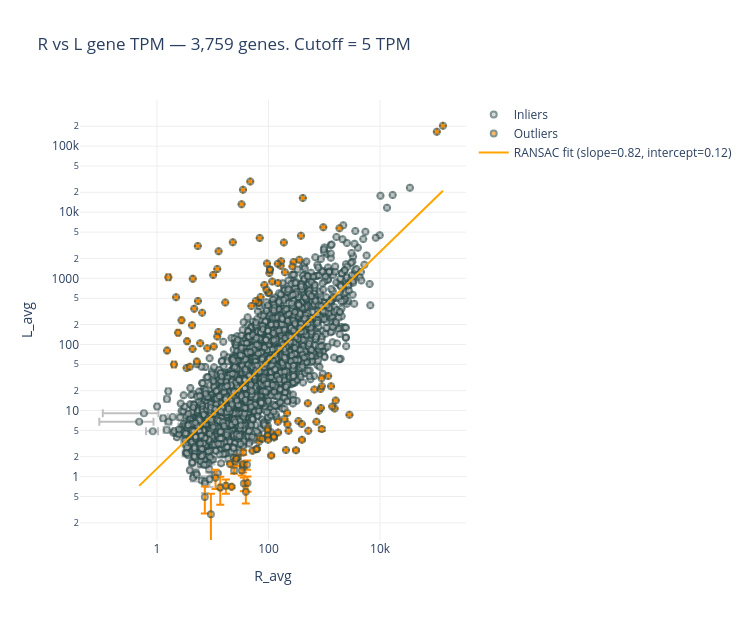

The notebook cell saved with this chart:
### Markdown cell above
# Plotting with plotly

### Code cell
# Convert fit line back to linear scale for plotly
line_X_linear = 10**x_fit
line_y_linear = 10**y_fit

inliers  = df[inlier_mask]
outliers = df[outlier_mask]

fig = go.Figure()

# Inliers
fig.add_trace(go.Scatter(
    x=inliers[x_name], y=inliers[y_name],
    error_x=dict(type='data', array=inliers[x_error].values, visible=True),
    error_y=dict(type='data', array=inliers[y_error].values, visible=True),
    mode='markers',
    marker=dict(size=6, color='silver', opacity=0.6,
                line=dict(width=2, color='DarkSlateGrey')),
    name='Inliers',
    customdata=inliers[['Name', 'gene_id', 'Product', 'Chr', x_name, y_name]].values,
    hovertemplate=(
        "<b>%{customdata[0]}</b><br>"
        "gene_id: %{customdata[1]}<br>"
        "Product: %{customdata[2]}<br>"
        "Chr: %{customdata[3]}<br>"
        f"{x_name}: " + "%{customdata[4]:.2f}<br>"
        f"{y_name}: " + "%{customdata[5]:.2f}<extra></extra>"
    )
))

# Outliers
fig.add_trace(go.Scatter(
    x=outliers[x_name], y=outliers[y_name],
    error_x=dict(type='data', array=outliers[x_error].values, visible=True),
    error_y=dict(type='data', array=outliers[y_error].values, visible=True),
    mode='markers',
    marker=dict(size=6, color='darkorange', opacity=0.6,
                line=dict(width=2, color='DarkSlateGrey')),
    name='Outliers',
    customdata=outliers[['Name', 'gene_id', 'Product', 'Chr', x_name, y_name]].values,
    hovertemplate=(
        "<b>%{customdata[0]}</b><br>"
        "gene_id: %{customdata[1]}<br>"
        "Product: %{customdata[2]}<br>"
        "Chr: %{customdata[3]}<br>"
        f"{x_name}: " + "%{customdata[4]:.2f}<br>"
        f"{y_name}: " + "%{customdata[5]:.2f}<extra></extra>"
    )
))

# RANSAC fit line
fig.add_trace(go.Scatter(
    x=line_X_linear, y=line_y_linear,
    mode='lines',
    line=dict(color='orange', width=2),
    name=f'RANSAC fit (slope={slope:.2f}, intercept={intercept:.2f})'
))

fig.update_layout(
    width=750, height=620,
    plot_bgcolor='white',
    title=f"R vs L gene TPM — {len(df):,} genes. Cutoff = {cutoff} TPM",
    xaxis=dict(type='log', showgrid=True, gridcolor='#eeeeee', title=x_name),
    yaxis=dict(type='log', showgrid=True, gridcolor='#eeeeee', title=y_name),
)

fig.show()
fig.write_html("scatter_wt_vs_lim.html")
print("Saved: scatter_wt_vs_lim.html")

### Figure 1 — Plotly figure (JSON) as saved in the notebook; plotly's stock layout.template omitted (floating-point values rounded to 4 significant figures; data arrays with more than 128 entries replaced by an {"elided": "..."} marker saying what was removed)
{"data": [{"customdata": {"elided": "3637x6 mixed values"}, "error_x": {"array": {"elided": "3637 float values"}, "type": "data", "visible": true}, "error_y": {"array": {"elided": "3637 float values"}, "type": "data", "visible": true}, "hovertemplate": "<b>%{customdata[0]}</b><br>gene_id: %{customdata[1]}<br>Product: %{customdata[2]}<br>Chr: %{customdata[3]}<br>R_avg: %{customdata[4]:.2f}<br>L_avg: %{customdata[5]:.2f}<extra></extra>", "marker": {"color": "silver", "line": {"color": "DarkSlateGrey", "width": 2}, "opacity": 0.6, "size": 6}, "mode": "markers", "name": "Inliers", "type": "scatter", "x": {"elided": "3637 float values"}, "y": {"elided": "3637 float values"}}, {"customdata": {"elided": "122x6 mixed values"}, "error_x": {"array": [0.2502, 0.2415, 0.03204, 0.03024, 0.03529, 0.0005918, 0.0302, 0.003026, 0.0765, 0.2442, 0.01776, 0.009205, 0.08741, 0.07029, 0.01174, 0.02449, 0.04418, 0.04667, 0.0003482, 0.5797, 0.1513, 0.1617, 0.165, 0.1521, 0.02869, 0.01646, 0.07896, 0.04902, 0.02536, 0.05863, 0.3575, 0.05036, 0.007011, 0.1087, 0.1102, 0.1169, 0.008056, 0.124, 0.00649, 0.09167, 0.034, 0.05836, 0.08824, 0.02958, 0.04037, 0.02998, 0.06422, 0.06266, 0.1179, 0.5582, 0.544, 0.1144, 0.04945, 0.0651, 0.1238, 0.1277, 0.003337, 0.01697, 0.04876, 0.1468, 0.05528, 0.05384, 0.1202, 0.1155, 0.207, 0.2129, 0.207, 0.01069, 0.08486, 0.1069, 0.02928, 0.00469, 0.5869, 0.591, 0.6057, 0.5873, 0.5638, 0.5766, 0.5873, 0.602, 0.5943, 0.6049, 0.6072, 0.5938, 0.009798, 0.03989, 0.05033, 0.0859, 0.003249, 0.5112, 0.1224, 0.1416, 0.04324, 0.04364, 0.02072, 0.1214, 0.04605, 0.1572, 0.03392, 0.00864, 0.05078, 0.1225, 0.1438, 0.02123, 0.1236, 0.05622, 0.005709, 0.07147, 0.01803, 0.05028, 0.01538, 0.02038, 0.03798, 0.09155, 0.5675, 0.5786, 0.08869, 0.03168, 0.02974, 0.02485, 0.1987, 0.02088], "type": "data", "visible": true}, "error_y": {"array": [0.3202, 0.3063, 0.009455, 0.02665, 0.00434, 0.02433, 0.1078, 0.02078, 0.003542, 0.0324, 0.02698, 0.02515, 0.05425, 0.2512, 0.1227, 0.1875, 0.02788, 0.01753, 0.009122, 0.09611, 0.1374, 0.06105, 0.06624, 0.07796, 0.03225, 0.1738, 0.05727, 0.004246, 0.002027, 0.04392, 0.09935, 0.2041, 0.0428, 0.1564, 0.08329, 0.184, 0.07668, 0.05436, 0.01744, 0.06168, 0.1376, 0.009248, 0.04418, 0.05907, 0.1122, 0.04892, 0.002296, 0.311, 0.01525, 0.1118, 0.009024, 0.01477, 0.004875, 0.009768, 0.01892, 0.006163, 0.07246, 0.09978, 0.04662, 0.01779, 0.01995, 0.05107, 0.05483, 0.239, 0.02229, 0.03705, 0.06358, 0.003151, 0.1972, 0.05049, 0.05712, 0.06057, 0.1008, 0.1875, 0.2, 0.311, 0.176, 0.02456, 0.2094, 0.02643, 0.06254, 0.1214, 0.1119, 0.08648, 0.1134, 0.1038, 0.01783, 0.006008, 0.02401, 0.001205, 0.07708, 0.01217, 0.05609, 0.05794, 0.1361, 0.2795, 0.05578, 0.03326, 0.1048, 0.04642, 0.0428, 0.09542, 0.0364, 0.01742, 0.0343, 0.03092, 0.06892, 0.06143, 0.01875, 0.0006586, 0.2177, 0.01972, 0.01202, 0.04938, 0.02887, 0.06105, 0.2388, 0.00855, 0.0187, 0.06231, 0.06139, 0.238], "type": "data", "visible": true}, "hovertemplate": "<b>%{customdata[0]}</b><br>gene_id: %{customdata[1]}<br>Product: %{customdata[2]}<br>Chr: %{customdata[3]}<br>R_avg: %{customdata[4]:.2f}<br>L_avg: %{customdata[5]:.2f}<extra></extra>", "marker": {"color": "darkorange", "line": {"color": "DarkSlateGrey", "width": 2}, "opacity": 0.6, "size": 6}, "mode": "markers", "name": "Outliers", "type": "scatter", "x": [900.6, 859.9, 103.7, 663.4, 344.1, 110.0, 3.407, 6.462, 516.2, 381.8, 2823.0, 94.26, 1321.0, 99.57, 106.3, 16.79, 67.36, 32.9, 356.3, 96.89, 801.4, 723.0, 395.4, 218.8, 216.0, 125.7, 69.56, 165.2, 904.3, 22.92, 72.08, 10.43, 96.51, 67.25, 188.4, 35.25, 5.404, 1.605, 2.205, 2.761, 1.522, 12.64, 4.394, 4.255, 3.887, 84.33, 147.6, 11.23, 168.8, 28.1, 77.19, 10.19, 5.441, 4.664, 2.395, 3.471, 5.97, 7.975, 196.7, 97.45, 281.1, 507.0, 960.6, 34.88, 412.3, 106.2, 93.96, 26.92, 33.23, 101.8, 146.4, 268.6, 62.09, 36.08, 39.23, 13.66, 17.23, 34.66, 42.15, 21.73, 112.0, 398.0, 1534.0, 311.3, 147.2, 98.05, 34.93, 47.13, 228.7, 20.45, 124.7, 205.7, 1174.0, 1602.0, 24.18, 9.284, 4.352, 2.023, 871.5, 1386.0, 193.2, 69.57, 5.197, 895.2, 12.75, 12.07, 116.6, 12.07, 66.37, 59.29, 7.221, 49.35, 91.96, 1872.0, 51.67, 60.64, 25.48, 133800.0, 104000.0, 148.8, 26.12, 41.13], "y": [5.243, 21.18, 1200.0, 20.77, 6.96, 4.749, 44.15, 302.7, 4.939, 4403.0, 8.621, 4.108, 23.24, 597.7, 1363.0, 429.7, 3.359, 13180.0, 1910.0, 5.312, 9.958, 6.747, 6.235, 6.182, 9.154, 3.895, 3.807, 1551.0, 23.33, 3517.0, 523.8, 92.83, 4.982, 431.6, 3476.0, 2.322, 3075.0, 1038.0, 516.9, 232.1, 80.92, 154.3, 985.4, 195.3, 46.02, 794.2, 848.0, 0.9625, 1820.0, 1.944, 3.759, 1122.0, 454.4, 346.9, 150.5, 112.1, 104.6, 87.37, 1235.0, 4.234, 1768.0, 12.86, 5949.0, 1.395, 16360.0, 1353.0, 1676.0, 1.874, 1.236, 607.7, 1661.0, 1505.0, 2.62, 0.787, 0.5924, 0.6855, 0.7272, 1.544, 0.7999, 0.702, 2.085, 3.605, 10.74, 2.51, 6.755, 3.606, 21950.0, 29070.0, 4.929, 1.552, 4.043, 2.529, 33.36, 14.22, 1.24, 0.2698, 84.99, 49.77, 10.96, 11.53, 7.417, 4070.0, 55.21, 30.93, 2574.0, 1390.0, 894.5, 131.7, 424.4, 452.8, 0.4937, 382.3, 674.2, 5749.0, 2.456, 2.606, 1.7, 203400.0, 164700.0, 4.649, 1.871, 1.509]}, {"line": {"color": "orange", "width": 2}, "mode": "lines", "name": "RANSAC fit (slope=0.82, intercept=0.12)", "type": "scatter", "x": {"elided": "200 float values"}, "y": {"elided": "200 float values"}}], "layout": {"height": 620, "plot_bgcolor": "white", "title": {"text": "R vs L gene TPM — 3,759 genes. Cutoff = 5 TPM"}, "width": 750, "xaxis": {"gridcolor": "#eeeeee", "showgrid": true, "title": {"text": "R_avg"}, "type": "log"}, "yaxis": {"gridcolor": "#eeeeee", "showgrid": true, "title": {"text": "L_avg"}, "type": "log"}}}
